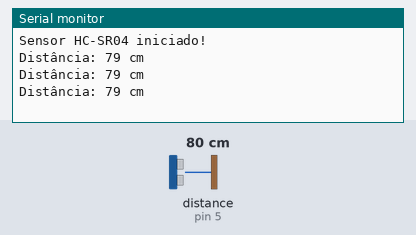
This sketch was run on a simulated Arduino Uno, built with avr-gcc and run on an emulated ATmega328P. Shown: the last lines printed to the serial monitor. Wiring (inferred from the names in the program): ultrasonic range finder: trigger pin 4; echo pin 5. The test bench sets the inputs (shaded band); at power-on: distance to the obstacle (sensor on pin 5) 80 cm. The echo pulse lasts 58.3 µs per cm.

Above: at 1.3 s.
1.4 s: distance to the obstacle (sensor on pin 5) set to 2 cm
At 1.9 s:
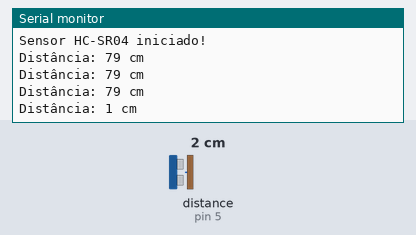
2.9 s: distance to the obstacle (sensor on pin 5) set to 4 cm
At 3.4 s:
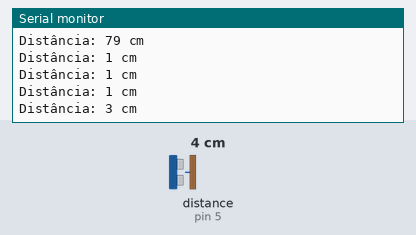
Timing chart, 0 to 5.9 s (numbered marks = the images above; inputs shaded):
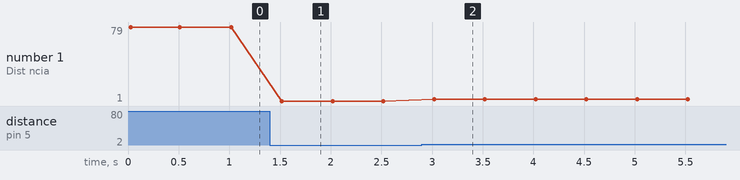

Measured:
- after the input at 1.4 s, the serial monitor: prints a new line after 0.12 s (image 1)
- after the input at 2.9 s, the serial monitor: prints a new line after 0.12 s (image 2)
- plotted number 1: 79 → 1 after the input at 1.4 s, 1 → 3 after the input at 2.9 s

The sketch:

ultra01.ino
```cpp
// Sensor Ultrassônico HC-SR04
// Pinos
const int trigPin = 4;
const int echoPin = 5;

// Variáveis
long duracao;
int distancia;

void setup() {
  // Configura os pinos
  pinMode(trigPin, OUTPUT);
  pinMode(echoPin, INPUT);

  // Inicia a comunicação serial
  Serial.begin(9600);
  Serial.println("Sensor HC-SR04 iniciado!");
}

void loop() {
  // Limpa o pino trigger
  digitalWrite(trigPin, LOW);
  delayMicroseconds(2);

  // Envia pulso de 10 microssegundos
  digitalWrite(trigPin, HIGH);
  delayMicroseconds(10);
  digitalWrite(trigPin, LOW);

  // Lê o tempo do pulso no pino echo
  duracao = pulseIn(echoPin, HIGH);

  // Calcula a distância em centímetros
  // Velocidade do som = 343 m/s = 0.0343 cm/µs
  // Distância = (tempo * velocidade) / 2
  distancia = duracao * 0.0343 / 2;

  // Mostra o resultado no monitor serial
  Serial.print("Distância: ");
  Serial.print(distancia);
  Serial.println(" cm");

  // Aguarda 500ms antes da próxima leitura
  delay(500);
}
```
